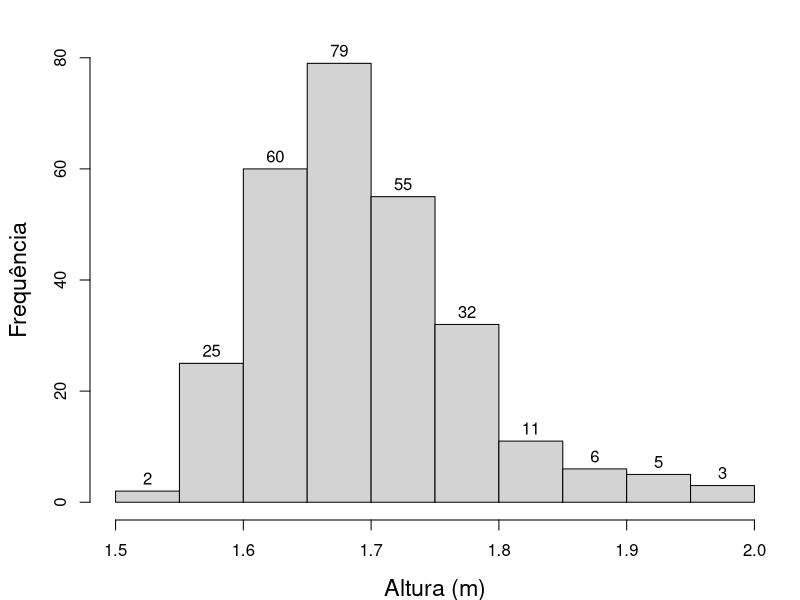
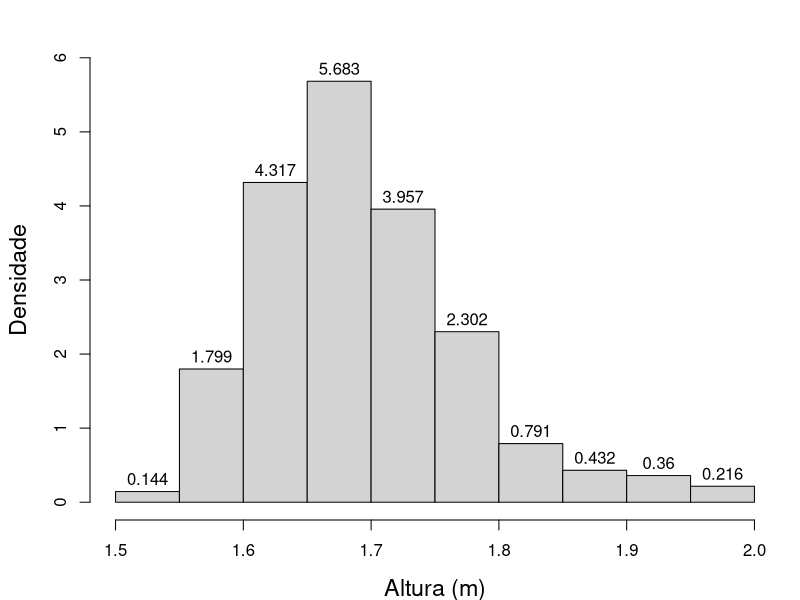
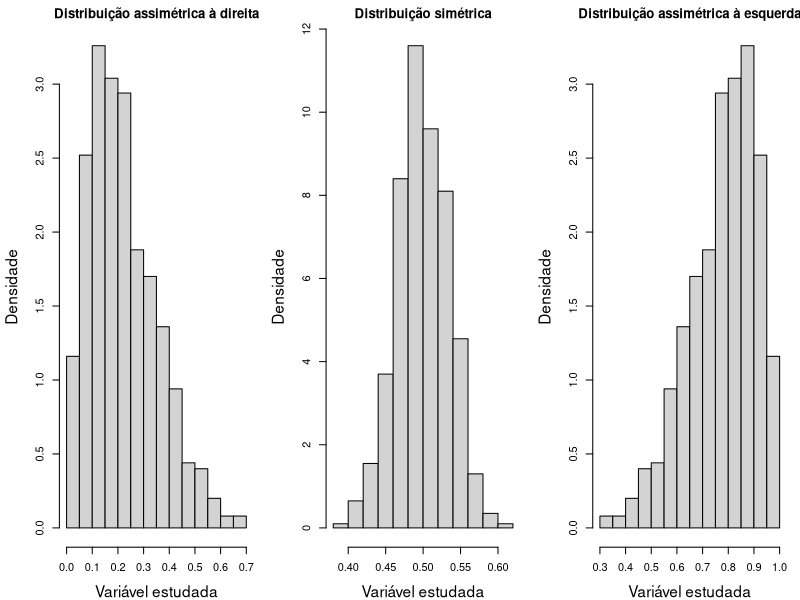
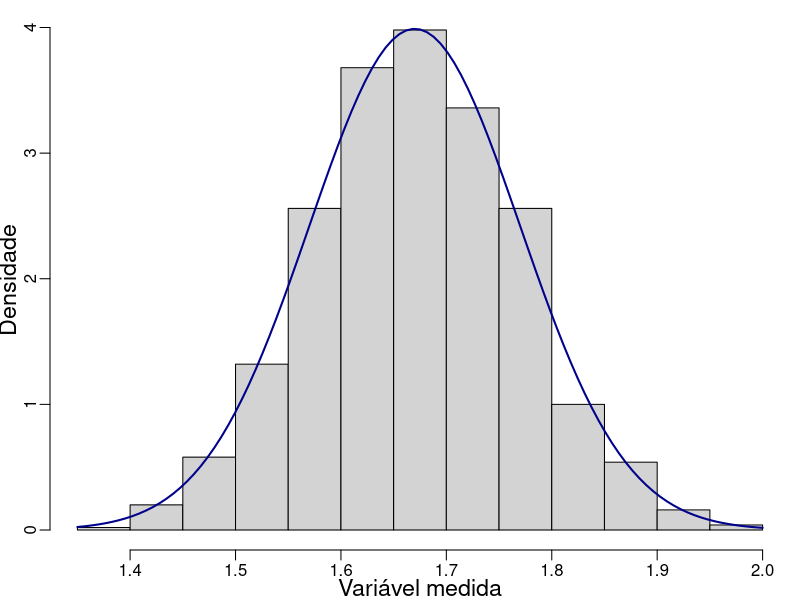
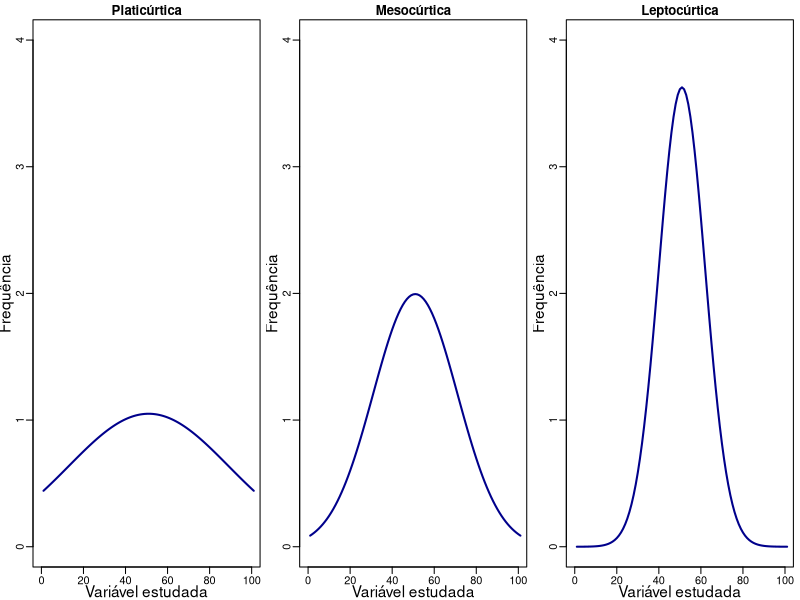
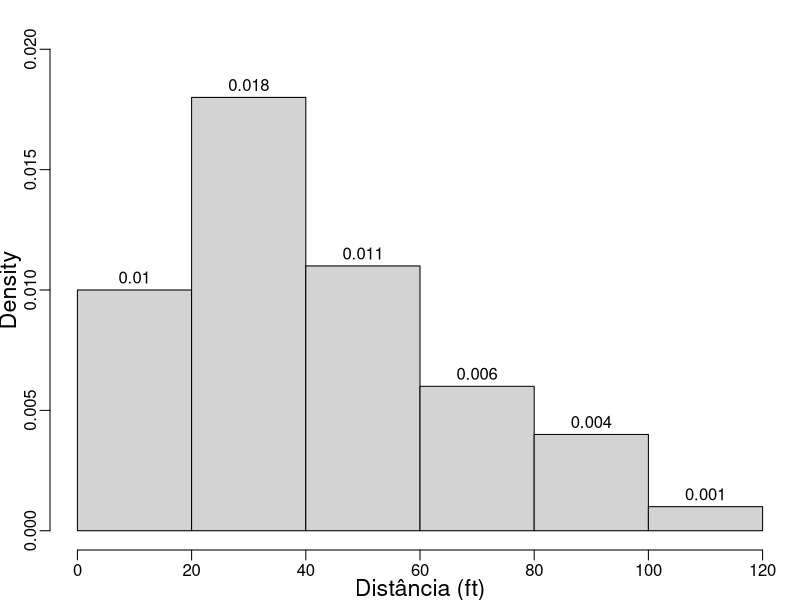

Source code (R) for these figures, in order:
## ---- chunk 1
knitr::opts_chunk$set(echo = FALSE, 
                      size = "footnotesize",
                      comment = NA,
                      warning = FALSE,
                      message = FALSE,
                      #out.width = "1\\linewidth",
                      fig.align = "center",
                      fig.width = 8, 
                      fig.height = 4, 
                      fig.show = "hold",
                      fig.path = "Figuras1/",
                      fig.pos = "!htb",
                      fig.cap = TRUE,
                      background = "#E6E6FA",
                      dev = c("png",'pdf'),
                      res=300,
                      dpi = 300,
                      cache = TRUE)
## ---- chunk 2

alt  <- seq(1.525,1.975,0.05)
Freq <- c(2, 25, 60, 79, 55, 32, 11, 6, 5, 3)
Altura <- rep(alt,Freq)
mean(Altura)
length(Altura)
fff <- round((Freq/length(Altura))*100,2)
#fff
#
par(mar=c(4, 4.5, 2, 1),cex.lab=1.4, cex.sub=1.4)
hist(Altura, main = "", ylab = 'Frequência', ylim = c(0,80), xlab = 'Altura (m)', labels = T)

## ---- chunk 3

alt  <- seq(1.525,1.975,0.05)
Freq <- c(2, 25, 60, 79, 55, 32, 11, 6, 5, 3)
Altura <- rep(alt,Freq)
mean(Altura)
length(Altura)
fff <- round((Freq/length(Altura))*100,2)
#fff
#
par(mar=c(4, 4.5, 2, 1),cex.lab=1.4, cex.sub=1.4)
# density
par(mar=c(4, 4.5, 2, 1),cex.lab=1.4, cex.sub=1.4)
hist(Altura, main = "", 
     ylab = 'Densidade', 
     ylim = c(0,6), 
     xlab = 'Altura (m)', 
     labels = T,
     probability = T)

## ---- chunk 4

par(mfrow=c(1,3))
#par(mar=c(2.5, 2.5, 1.5, 0.5), mgp=c(1.5,0.5,0), las=0)
set.seed(7)
x4 <- rbeta(1000,2,7)
hist(x4, main = 'Distribuição assimétrica à direita', 
     xlab = 'Variável estudada', 
     probability = T,
     ylab = 'Densidade')
#
set.seed(7)
x4 <- rbeta(1000,100,100)
hist(x4, main = 'Distribuição simétrica', 
     xlab = 'Variável estudada', 
     probability = T,
     ylab = 'Densidade')
#
set.seed(7)
x4 <- rbeta(1000,7,2)
hist(x4, main = 'Distribuição assimétrica à esquerda',
     xlab = 'Variável estudada', 
     probability = T,
     ylab = 'Densidade')
par(mfrow=c(1,1))
## ---- chunk 5
par(mfrow=c(1,1))
set.seed(7)
x2 <- rnorm(1000,1.67,0.10)
par(mar=c(2.5, 2.5, 0.5, 0.5), mgp=c(1.5,0.5,0),
    las=0)
hist(x2, freq = F, 
     main='',xlab="Variável medida", 
     ylab = "Densidade",probability = T)
x3 <- seq(1.4,2.0,0.1)
curve(dnorm(x, mean=1.67, sd=0.10), 
      col="darkblue", lwd=2, add=TRUE, yaxt="n")
## ---- chunk 6
par(mfrow=c(1,3))
par(mar=c(2.5, 2.5, 1.5, 0.5), mgp=c(1.5,0.5,0), las=0)
#
x <- seq(1.5,2.5,0.01)
plot(dnorm(x, mean=2, sd=0.38),  main = 'Platicúrtica', ylab = 'Frequência', xlab = "Variável estudada",
      col="darkblue", lwd=2, type = 'l', ylim = c(0,4), xlim = c(0,100))
#
plot(dnorm(x, mean=2, sd=0.2), main = 'Mesocúrtica', ylab = 'Frequência', xlab = "Variável estudada",
      col="darkblue", lwd=2, type = 'l', ylim = c(0,4), xlim = c(0,100))
#
plot(dnorm(x, mean=2, sd=0.11), main = 'Leptocúrtica', ylab = 'Frequência', xlab = "Variável estudada",
      col="darkblue", lwd=2, type = 'l', ylim = c(0,4), xlim = c(0,100))
par(mfrow=c(1,1))
## ---- chunk 7
data(cars)
hist(cars$dist, probability = T,labels = T,
     main = "",xlab = "Distância (ft)",
     ylim = c(0,0.020))
